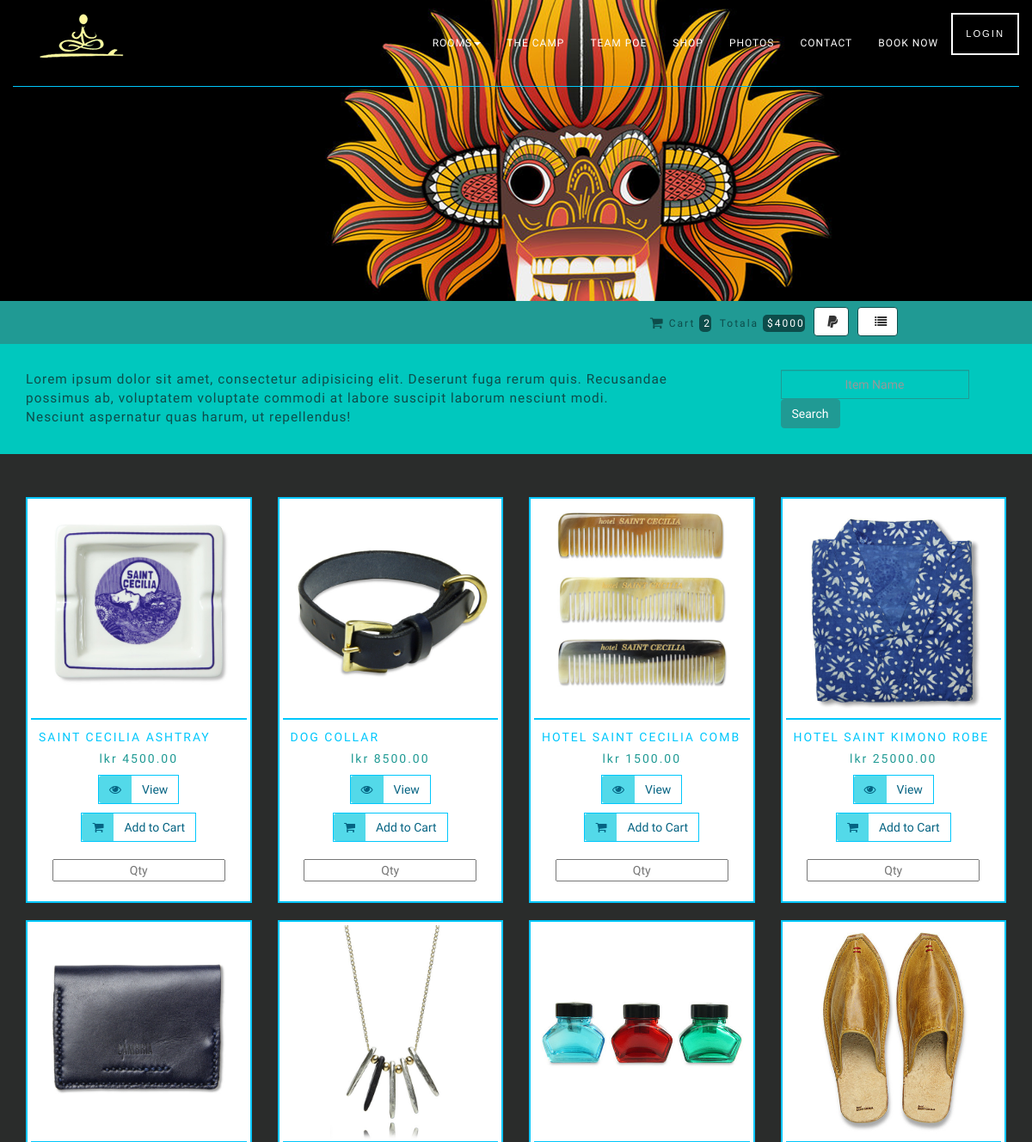
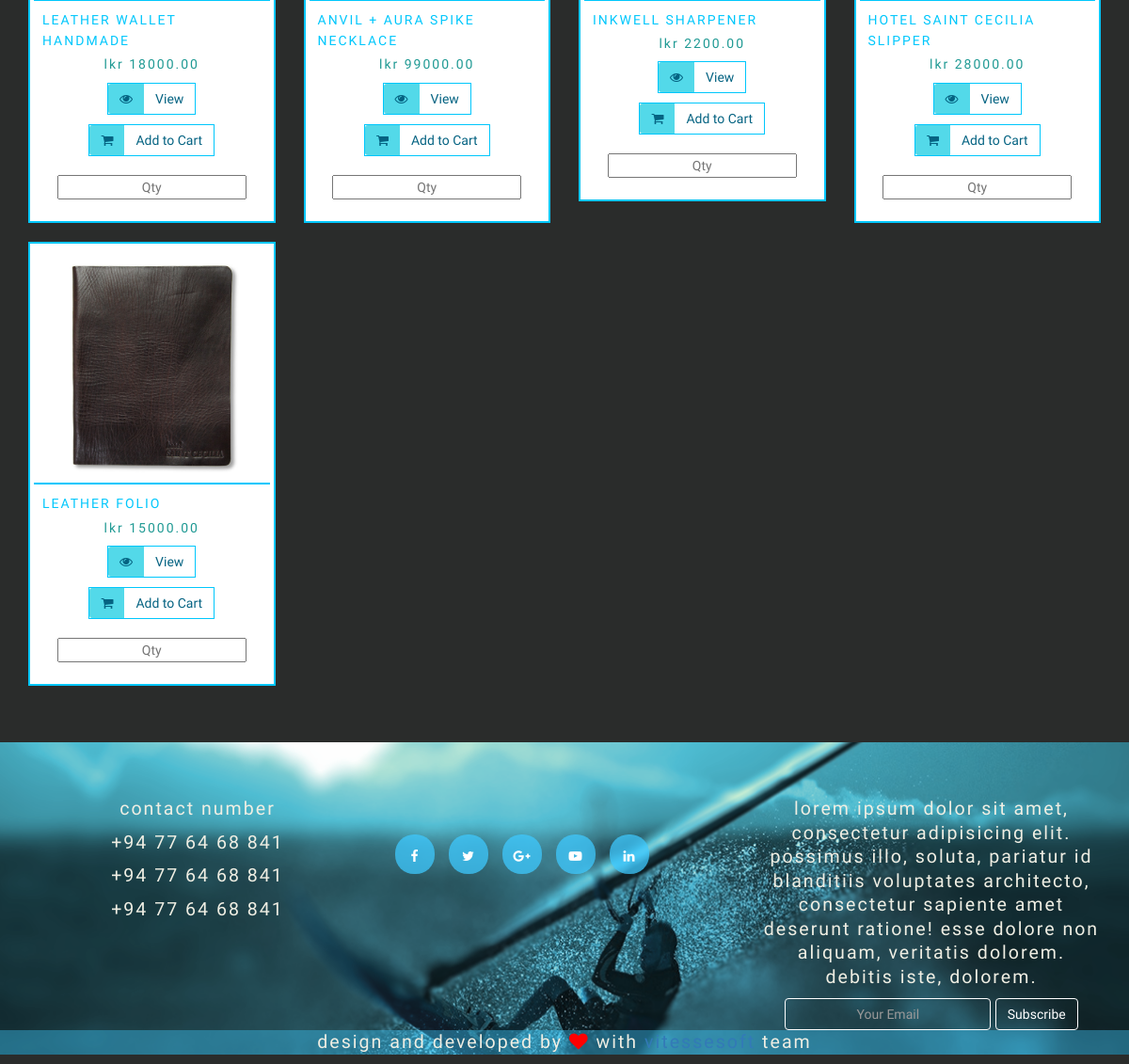
Screenshot of /index.php/shop with the database file from the repository (2 pictures, top to bottom).
### tables this page shows
CREATE TABLE IF NOT EXISTS `items` (
  `id` int(11) NOT NULL AUTO_INCREMENT,
  `cat_id` int(11) NOT NULL,
  `name` varchar(300) NOT NULL,
  `discription` varchar(500) NOT NULL,
  `cost` double(10,2) NOT NULL,
  `price` double(10,2) NOT NULL,
  PRIMARY KEY (`id`)
);

CREATE TABLE IF NOT EXISTS `item_images` (
  `id` int(11) NOT NULL AUTO_INCREMENT,
  `item_id` int(11) NOT NULL,
  `img_type` varchar(50) NOT NULL,
  `img_url` varchar(500) NOT NULL,
  PRIMARY KEY (`id`)
);

### application/controllers/Shop.php (called while the page is built, shortened)
<?php
class Shop extends CI_Controller {
    public function index() {
        $data['items'] = $this->itemmodel->getAllItems();
        $data['images'] = $this->itemmodel->getAllItemImages();
        $this->load->view('cart', $data);
    }
}

### index.php (called while the page is built, shortened)
<?php
require_once BASEPATH.'core/CodeIgniter.php';

### application/models/itemmodel.php (called while the page is built, shortened)
<?php
class itemmodel extends CI_Model {
    function getAllItems() {
        $query = $this->db->get('items');
        return $query->result();
    }
    function getAllItemImages() {
        $query = $this->db->get('item_images');
        return $query->result();
    }
}

### application/views/cart.php (the view, shortened to what this page needs)
<!DOCTYPE html>
<html lang="en" class="no-js">
    <head>
        <link rel="stylesheet" type="text/css" href="<?php echo base_url(); ?>resoures/loader/css/effect2.css" />
        <?php include_once './resoures/imports/baseimports.php'; ?>
    </head>
    <body>
        <div id="ip-container" class="ip-container">
            <?php include_once './resoures/imports/temp_header.php'; ?>
            <div  id="Shop_content">
                <div class="cart_baner ">
                </div>
                <div class="addcollect">
                    <div class="container-fluid">
                        <div class="row">
                            <div class="col-sm-6">
                            </div>
                            <div class="col-sm-6">
                                <h3 class="cart-total"><i class = "fa fa-shopping-cart fa-lg"> </i>  Cart<span> 2</span>&nbsp Totala<span> $4000</span>&nbsp <button type="submit" class="btn btn-default">&nbsp;<i class="fa fa-paypal"></i></button>&nbsp <button type="submit" class="btn btn-default">&nbsp <i class="fa fa-list"></i></button></h3>
                            </div>
                        </div>
                    </div>
                </div>
                <div class="search">
                    <div class="container">
                        <div class="row">
                            <div class="aside">
                                <div class="col-sm-8 ">
                                    Lorem ipsum dolor sit amet, consectetur adipisicing elit. Deserunt fuga rerum quis. Recusandae possimus ab, voluptatem voluptate commodi at labore suscipit laborum nesciunt modi. Nesciunt aspernatur quas harum, ut repellendus!
                                </div>
                            </div>
                            <div class="left">
                                <div class="col-sm-3 col-sm-offset-1">
                                    <form class="form-inline">
                                        <div class="form-group">
                                            <input type="text" class="form-control" id="inputPassword2" placeholder="Item Name">
                                        </div>
                                        <button type="submit" class="btn btn-default">Search</button>
                                    </form>
                                </div>
                            </div>
                        </div>
                    </div>
                </div>
                <div class="items">
                    <div class="container">
                        <div class="row">
                            <?php
                            if (!empty($images)) {
                                $count = 0;
                                foreach ($images as $item_imgs) {
                                    if ($item_imgs->img_type == "1") {
                                        $count++;
                                        foreach ($items as $item_details) {
                                            if ($item_details->id == $count) {
                                                ?>
                                                <div class = "col-sm-6 col-md-3 wow fadeInUp" data-wow-duration = "500ms" data-wow-delay = "400ms">
                                                    <div class = "thumbnail">
                                                        <img src = "<?php echo base_url() . $item_imgs->img_url; ?>" alt = "...">
                                                        <div class = "caption">
                                                            <h3><?php echo $item_details->name; ?></h3>
                                                            <p>LKR <?php echo $item_details->price; ?></p>
                                                            <p><a href="<?php echo base_url() . "index.php/shop/item_details/" . $item_details->id; ?>"><button type = "button" class = "btn btn-labeled btn-primary"><span class = "btn-label"><i class = "fa fa-eye"></i></span>View</button></a>
                                                                <button type = "button" class = "btn btn-labeled btn-primary"><span class = "btn-label"><i class = "fa fa-shopping-cart"></i></span>Add to Cart</button>
                                                            <center><input class="qty" type="text" placeholder="Qty" id="<?php echo "item" . $item_details->id ?>"></center></p>
                                                        </div>
                                                    </div>
                                                </div>
                                                <?php
                                            }
                                        }
                                    }
                                }
                            }
                            ?>
                        </div>
                    </div>
                </div>
            </div>
        </div>
<?php include_once './resoures/imports/temp_footer.php';
?>
</body>
</html>

### resoures/css/all.css (style rules this page uses)
body { font-family: Gloria Hallelujah ; letter-spacing: 1px; background-color: #2A2C2B; }
h3, h4, h5, h6 { font-family: Sniglet ; letter-spacing: 2px; font-size: 3em; color: #fff79d; line-height: 160%; }
p { font-family: Amaranth; text-transform: lowercase; font-size: 1.4em; letter-spacing: 2px; color: #efeee3; text-align: center; line-height: 130%; }
body { position: relative; padding-top: 0px; }
#Shop_content .cart_baner { position: relative; background-attachment: fixed; background-repeat: no-repeat; height: 350px; }
#Shop_content .addcollect { background-color: #209a94; width: 100%; height: 50PX; }
#Shop_content .addcollect .cart-total { text-align: center; margin-top: 12px; color: #0D4D4B; font-size: 12px; }
#Shop_content .addcollect .cart-total span { padding: 3px 0px; text-align: center; background-color: #0D4D4B; margin-left: 5px; border-radius: 5px; color: #fff; }
#Shop_content .addcollect .cart-total button { margin-top: -5px; border: 1px solid #0D4D4B; }
#Shop_content .search { padding-top: 30px ; padding-bottom: 30px ; margin-bottom: 50px; background-color: #00c8be; color: #0D4D4B; font-size: 1.1em; }
#Shop_content h3 { color: #00C7FC; margin: 0; margin-bottom: 5px; font-size: 1em; }
#Shop_content p { color: #209a94; font-size: 1em; }
#Shop_content .thumbnail { border-radius: 0px; border: 2px solid #00C7FC; -webkit-transform: translateZ(0px); -moz-transform: translateZ(0px); -ms-transform: translateZ(0px); -o-transform: translateZ(0px); transform: translateZ(0px); -webkit-transition-duration: 0.3s; -moz-transition-duration: 0.3s; -o-transition-duration: 0.3s; transition-duration: 0.3s; -webkit-transition-property: transform; -moz-transition-property: transform; -o-transition-property: transform; transition-property: transform; }
#Shop_content .thumbnail .caption { margin: 0px; border-top: 2px solid #00C7FC; }
#Shop_content .thumbnail .caption .btn-primary { border-radius: 0px; border: 1px solid #00C7FC; background-color: transparent; color: #056382; margin-right: 0; transition: background 350ms ease-in-out; }
#Shop_content .thumbnail .btn-label { position: relative; left: -12px; display: inline-block; padding: 6px 12px; background: rgba(30, 205, 227, 0.76); border-radius: 3px 0 0 3px; }
#Shop_content .thumbnail .btn-labeled { padding-top: 0; padding-bottom: 0; }
#Shop_content .thumbnail .btn { margin-bottom: 10px; }
#Shop_content .form-inline input { border-radius: 0; border: 1px solid #209a94; background-color: transparent; }
#Shop_content .form-inline button { background-color: #209a94; border: 1px solid #209a94; color: #fff; transition: background 350ms ease-in-out; }

### rows the page displays
items: item_images.img_url (picture), name "SAINT CECILIA ASHTRAY", price "4500.00"
items: item_images.img_url (picture), name "DOG COLLAR", price "8500.00"
items: item_images.img_url (picture), name "HOTEL SAINT CECILIA COMB", price "1500.00"
items: item_images.img_url (picture), name "HOTEL SAINT KIMONO ROBE", price "25000.00"
items: item_images.img_url (picture), name "LEATHER WALLET HANDMADE", price "18000.00"
items: item_images.img_url (picture), name "ANVIL + AURA SPIKE NECKLACE", price "99000.00"
items: item_images.img_url (picture), name "INKWELL SHARPENER", price "2200.00"
items: item_images.img_url (picture), name "HOTEL SAINT CECILIA SLIPPER", price "28000.00"
items: item_images.img_url (picture), name "LEATHER FOLIO", price "15000.00"
